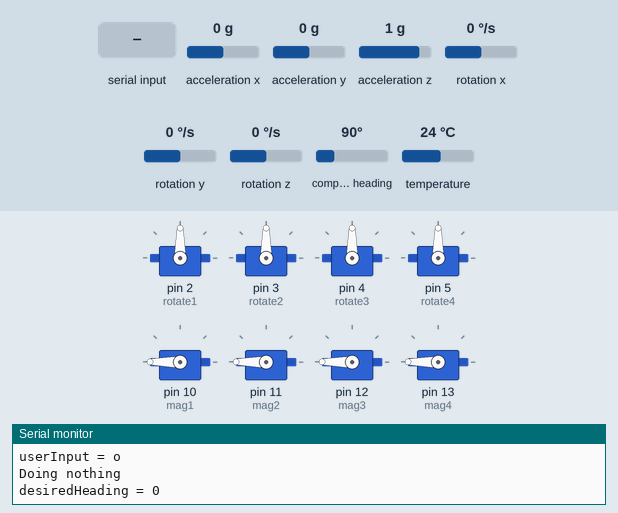
Bench run of a sketch on a simulated Arduino Uno, built with avr-gcc and run on an emulated ATmega328P. On the bench: 8 × servo, the last lines printed to the serial monitor. Inputs (shaded band) come from the test bench; at power-on: acceleration y 0 g, acceleration x 0 g, acceleration z 1 g, rotation x 0 °/s, rotation y 0 °/s, rotation z 0 °/s, compass heading 90°, temperature 24 °C.

Above: at 1.2 s.
1.3 s: byte 32 (32) received over Serial
At 4.1 s:
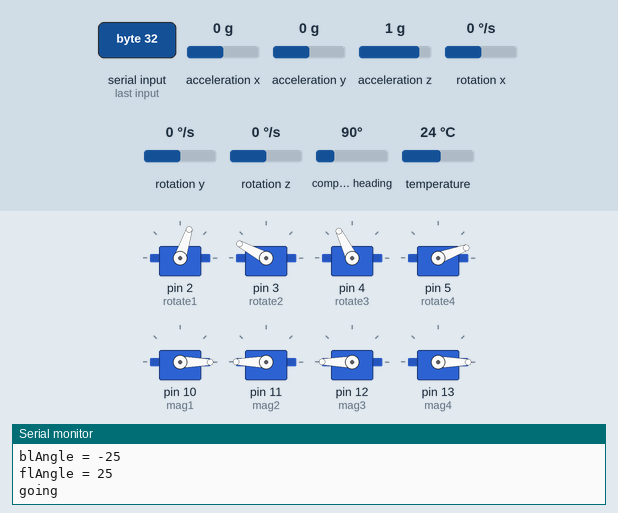
4.3 s: "a" received over Serial
At 7.2 s:
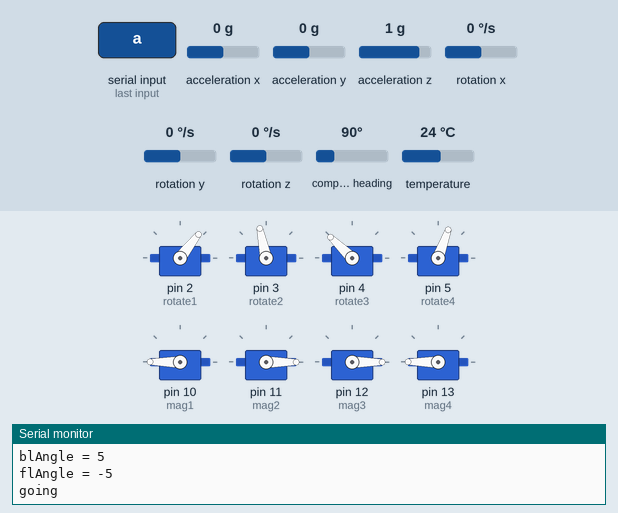
7.3 s: acceleration y set to -1.4 g
At 10.2 s:
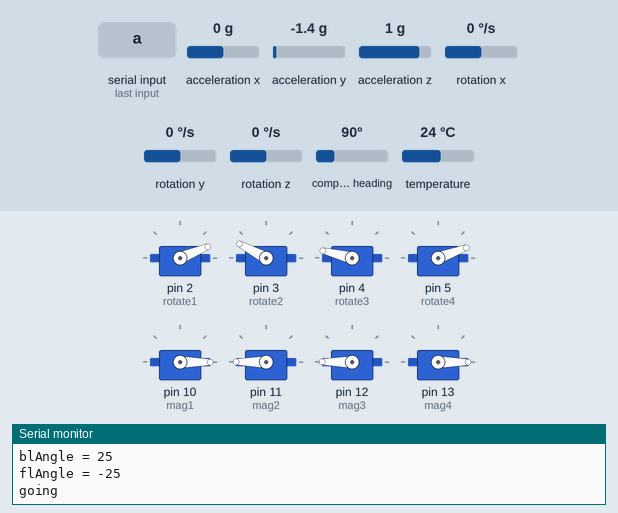
10.3 s: acceleration y set to 0.8 g
At 13.2 s:
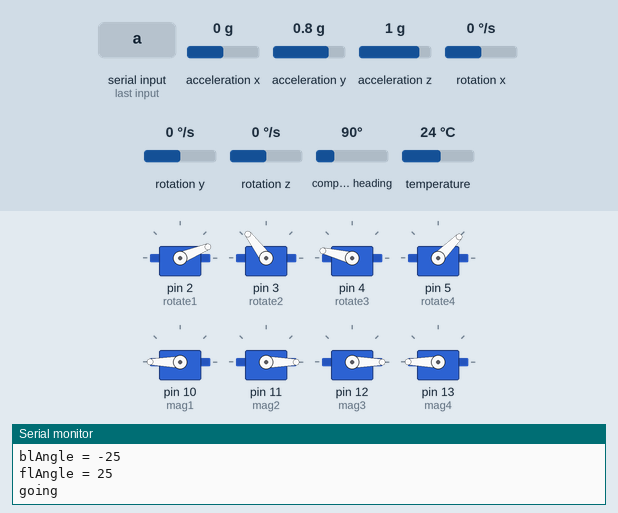
13.3 s: "d" received over Serial
16.3 s: "w" received over Serial
Timing chart, 0 to 23.0 s (numbered marks = the images above; inputs shaded):
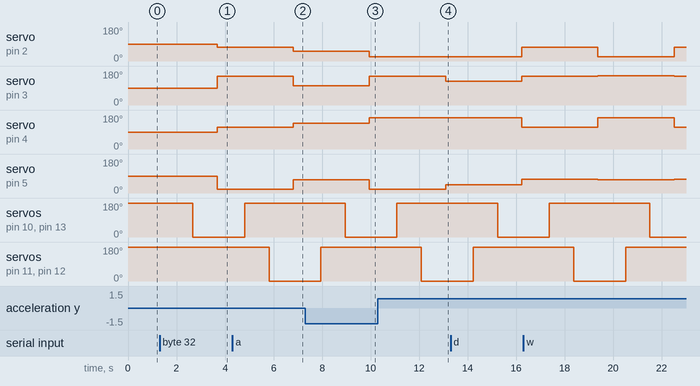

Measured:
- after the input at 1.3 s, servo on pin 2 (rotate1): 90° → 72° after 2.4 s; servo on pin 3 (rotate2): 90° → 152° after 2.4 s; servo on pin 4 (rotate3): 90° → 116° after 2.4 s; servo on pin 5 (rotate4): 90° → 20° after 2.4 s; servo on pin 10 (mag1), servo on pin 13 (mag4): 180° → 0° after 1.4 s
- after the input at 4.3 s, servo on pin 2 (rotate1): 72° → 52° after 2.5 s; servo on pin 4 (rotate3): 116° → 136° after 2.5 s
- after the input at 7.3 s, servo on pin 2 (rotate1): 52° → 22° after 2.7 s; servo on pin 4 (rotate3): 136° → 166° after 2.7 s
- after the input at 10.3 s, servo on pin 2 (rotate1): stays 22° (without the input it goes to 72° after 2.8 s); servo on pin 3 (rotate2): 152° → 127° after 2.8 s; servo on pin 4 (rotate3): stays 166° (without the input it goes to 116° after 2.8 s); servo on pin 5 (rotate4): 20° → 45° after 2.8 s
- after the input at 13.3 s, servo on pin 3 (rotate2): 127° → 152° after 2.9 s; servo on pin 5 (rotate4): 45° → 74° after 2.9 s

The sketch:

respond_to_input_v4.ino
```cpp
#include <Servo.h> // Include the servo library
#include <Wire.h>
#include <SPI.h>
#include <Adafruit_LSM9DS1.h>
#include <Adafruit_Sensor.h>

//set up sensor
Adafruit_LSM9DS1 lsm = Adafruit_LSM9DS1();
#define LSM9DS1_SCK A5
#define LSM9DS1_MISO 12
#define LSM9DS1_MOSI A4
#define LSM9DS1_XGCS 6
#define LSM9DS1_MCS 5

// create servo objects to control rotation and magnet for each leg
// front left
Servo rotate1;
Servo mag1;
// front right
Servo rotate2;
Servo mag2;
// back left
Servo rotate3;
Servo mag3;
// back right
Servo rotate4;
Servo mag4;

int max_angle = 25;
int dt = 1;

int flAngle = max_angle;
int frAngle = max_angle;
int blAngle = -max_angle;
int brAngle = -max_angle;

int desiredHeading = 0;
char userInput = 'o';
int go = -1; //flag for starting and stopping

int magOn = 180; // mag on angle
int magOff = 0; // mag off angle

int to1(int angle) {
  return 45 + 2 + angle;
}
int to2(int angle) {
  return 135 - 8 - angle;
}
int to3(int angle) {
  return 135 + 6 + angle;
}
int to4(int angle) {
  return 45 + 0 - angle;
}

void setupSensor() {
  // Try to initialise and warn if we couldn't detect the chip
  if (!lsm.begin())
  {
    Serial.println("Unable to initialize the LSM9DS1. Check your wiring!");
    while (1);
  }
  Serial.println("Found LSM9DS1 9DOF");
  lsm.setupAccel(lsm.LSM9DS1_ACCELRANGE_2G);
  lsm.setupMag(lsm.LSM9DS1_MAGGAIN_4GAUSS);
  lsm.setupGyro(lsm.LSM9DS1_GYROSCALE_245DPS);
}

float getRobotAngle() {
  //get a new sensor event
  sensors_event_t a, m, g, temp;
  lsm.getEvent(&a, &m, &g, &temp);

  float y_accel = a.acceleration.y;

  float y_amt = y_accel/(9.6);
  if (y_amt < -1) {
    y_amt = -1;
  }
  if (y_amt > 1) {
    y_amt = 1;
  }
  float current_angle = asin(y_amt)*-180/M_PI;
  Serial.print("current angle = "); Serial.println(current_angle);

  return current_angle;
}

void setup() {
  // initialize serial communications at 9600 bps:
  Serial.begin(9600);

  setupSensor();

  rotate1.attach(2);
  rotate2.attach(3);
  rotate3.attach(4);
  rotate4.attach(5);

  mag1.attach(10);
  mag2.attach(11);
  mag3.attach(12);
  mag4.attach(13);

  mag1.write(magOn);
  mag2.write(magOn);
  mag3.write(magOn);
  mag4.write(magOn);
}

void setWalkingAngles() {
  float robotAngle = getRobotAngle();
  Serial.print("robotAngle is "); Serial.println(robotAngle);
  Serial.print("desiredHeading is "); Serial.println(desiredHeading);
  float d = robotAngle - desiredHeading;
  Serial.print("d is "); Serial.println(d);

  brAngle = -(max_angle + d*dt);
  frAngle = max_angle + d*dt;
  blAngle = -(max_angle-d*dt);
  flAngle = max_angle - d*dt;
  if (brAngle > max_angle) {
    brAngle = max_angle;
  }
  if (frAngle > max_angle) {
    frAngle = max_angle;
  }
  if (blAngle > max_angle) {
    blAngle = max_angle;
  }
  if (flAngle > max_angle) {
    flAngle = max_angle;
  }

  if (brAngle < -max_angle) {
    brAngle = -max_angle;
  }
  if (frAngle < -max_angle) {
    brAngle = -max_angle;
  }
  if (blAngle < -max_angle) {
    blAngle = -max_angle;
  }
  if (flAngle < -max_angle) {
    flAngle = -max_angle;
  }
  Serial.print("brAngle = "); Serial.println(brAngle);
  Serial.print("frAngle = "); Serial.println(frAngle);
  Serial.print("blAngle = "); Serial.println(blAngle);
  Serial.print("flAngle = "); Serial.println(flAngle);
}

void rotateAll1() {
  rotate1.write(to1(flAngle));
  rotate2.write(to2(brAngle));
  rotate3.write(to3(blAngle));
  rotate4.write(to4(frAngle));
  delay(1000);
}

void rotateAll2() {
  rotate1.write(to1(blAngle));
  rotate2.write(to2(frAngle));
  rotate3.write(to3(flAngle));
  rotate4.write(to4(brAngle));
  delay(1000);
}

void switchMags1() {
  mag1.write(magOn);
  mag4.write(magOn);
  delay(1000);
  mag2.write(magOff);
  mag3.write(magOff);
  delay(1000);
}

void switchMags2() {
  mag2.write(magOn);
  mag3.write(magOn);
  delay(1000);
  mag1.write(magOff);
  mag4.write(magOff);
  delay(1000);
}

void getUserInput() {
  if (Serial.available() > 0) {
     // read the incoming byte:
     int incomingByte = Serial.read();
     if (incomingByte == 119) {
       userInput = 'w';
     }
     if (incomingByte == 97) {
       userInput = 'a';
     }
     if (incomingByte == 115) {
       userInput = 's';
     }
     if (incomingByte == 100) {
       userInput = 'd';
     }
     if (incomingByte == 32) {
       userInput = ' ';
     }
  }
  Serial.print("userInput = "); Serial.println(userInput);
}

void updateHeading() {
  switch(userInput) {
    case 'o':
      Serial.println("Doing nothing");
      break;
    case ' ':
      Serial.println("Stopping or starting");
      go = go*-1;
      break;
    case 'w':
      Serial.println("Walking forwards");
      break;
    case 'a':
      Serial.println("Setting heading left");
      desiredHeading = desiredHeading - 30;
      break;
    case 's':
      Serial.println("Walking backwards");
      break;
    case 'd':
      Serial.println("Setting heading right");
      desiredHeading = desiredHeading + 30;
      break;
    default:
      break;
  }
}

void loop() {

  getUserInput();
  updateHeading();
  Serial.print("desiredHeading = "); Serial.println(desiredHeading);
  setWalkingAngles();

  if (go == 1) {
    Serial.println("going");
    switchMags2();
    rotateAll1();
  }
  userInput = 'o';

  getUserInput();
  updateHeading();
  Serial.print("desiredHeading = "); Serial.println(desiredHeading);
  setWalkingAngles();

  if (go == 1) {
    Serial.println("going");
    switchMags1();
    rotateAll2();
  }
  userInput = 'o';

}
```
